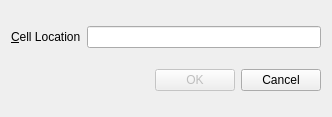
<?xml version="1.0" encoding="UTF-8"?>
<ui version="4.0">
 <class>GoToCellDialog</class>
 <widget class="QWidget" name="GoToCellDialog">
  <property name="geometry">
   <rect>
    <x>0</x>
    <y>0</y>
    <width>332</width>
    <height>117</height>
   </rect>
  </property>
  <property name="windowTitle">
   <string>Go to Cell</string>
  </property>
  <layout class="QVBoxLayout" name="verticalLayout">
   <item>
    <layout class="QHBoxLayout" name="horizontalLayout">
     <item>
      <widget class="QLabel" name="label">
       <property name="text">
        <string>&amp;Cell Location</string>
       </property>
       <property name="buddy">
        <cstring>lineEdit</cstring>
       </property>
      </widget>
     </item>
     <item>
      <widget class="QLineEdit" name="lineEdit"/>
     </item>
    </layout>
   </item>
   <item>
    <layout class="QHBoxLayout" name="horizontalLayout_2">
     <item>
      <spacer name="horizontalSpacer">
       <property name="orientation">
        <enum>Qt::Horizontal</enum>
       </property>
       <property name="sizeHint" stdset="0">
        <size>
         <width>40</width>
         <height>20</height>
        </size>
       </property>
      </spacer>
     </item>
     <item>
      <widget class="QPushButton" name="okButton">
       <property name="enabled">
        <bool>false</bool>
       </property>
       <property name="text">
        <string>OK</string>
       </property>
       <property name="default">
        <bool>true</bool>
       </property>
      </widget>
     </item>
     <item>
      <widget class="QPushButton" name="cancelButton">
       <property name="text">
        <string>Cancel</string>
       </property>
      </widget>
     </item>
    </layout>
   </item>
  </layout>
 </widget>
 <tabstops>
  <tabstop>lineEdit</tabstop>
  <tabstop>okButton</tabstop>
  <tabstop>cancelButton</tabstop>
 </tabstops>
 <resources/>
 <connections/>
</ui>
